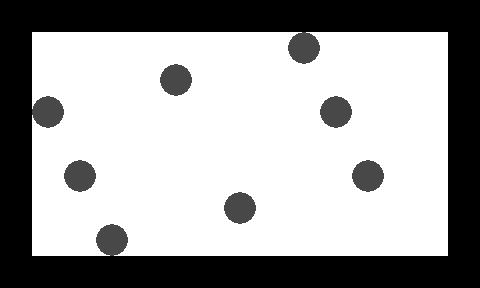

This is a level from a 2D game, rendered from its Tiled map with the project's own tilesets. A one-line summary and the complete map file follow:
An orthogonal 15x9 tile map with 32x32 px tiles, 2 tile layers (1, 2).

<map version="1.0" orientation="orthogonal" width="15" height="9" tilewidth="32" tileheight="32">
 <tileset firstgid="1" name="n_tiles1" tilewidth="32" tileheight="32">
  <image source="../../images/map/common/n_tiles1.png" width="128" height="64" />
 </tileset>
 <layer name="1" width="15" height="9">
  <data encoding="csv">
1,1,1,1,1,1,1,1,1,1,1,1,1,1,1,
1,1,1,1,1,1,1,1,1,1,1,1,1,1,1,
1,1,1,1,1,1,1,1,1,1,1,1,1,1,1,
1,1,1,1,1,1,1,1,1,1,1,1,1,1,1,
1,1,1,1,1,1,1,1,1,1,1,1,1,1,1,
1,1,1,1,1,1,1,1,1,1,1,1,1,1,1,
1,1,1,1,1,1,1,1,1,1,1,1,1,1,1,
1,1,1,1,1,1,1,1,1,1,1,1,1,1,1,
1,1,1,1,1,1,1,1,1,1,1,1,1,1,1
</data>
 </layer>
 <layer name="2" width="15" height="9">
  <data encoding="csv">
2,2,2,2,2,2,2,2,2,2,2,2,2,2,2,
2,0,0,0,0,0,0,0,0,3,0,0,0,0,2,
2,0,0,0,0,3,0,0,0,0,0,0,0,0,2,
2,3,0,0,0,0,0,0,0,0,3,0,0,0,2,
2,0,0,0,0,0,0,0,0,0,0,0,0,0,2,
2,0,3,0,0,0,0,0,0,0,0,3,0,0,2,
2,0,0,0,0,0,0,3,0,0,0,0,0,0,2,
2,0,0,3,0,0,0,0,0,0,0,0,0,0,2,
2,2,2,2,2,2,2,2,2,2,2,2,2,2,2
</data>
 </layer>
</map>
